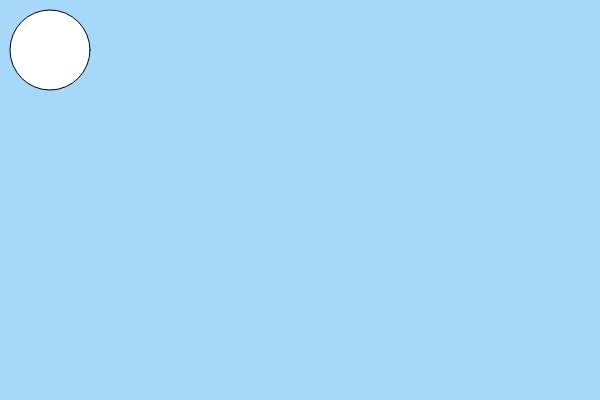
Frame 1 (no input)
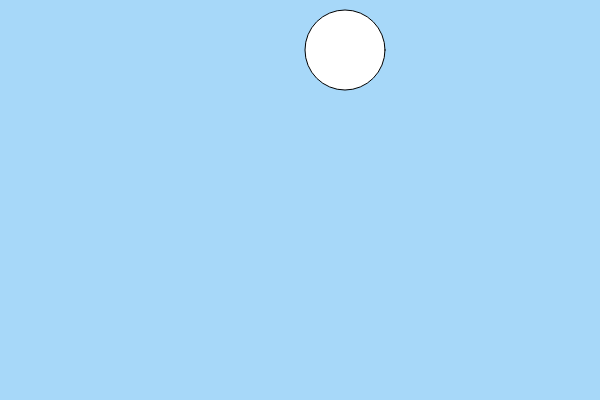
Frame 60 (no input)
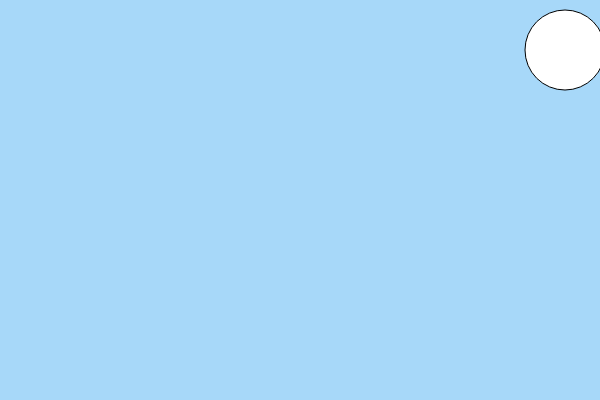
Frame 120 (the mouse pressed at the canvas centre since frame 60)

The p5.js sketch that drew these frames (run headless with seeded random() and noise() and a simulated clock; from frame 60 on, the mouse is pressed at the canvas centre):

// p5.js sketch
// ── sketch.js
var x = 50;
var y = 50;
var vel = 5;

function setup() {
  createCanvas(600, 400);
  background('#a7d8f9');
}

function draw() {
  background('#a7d8f9');
  ellipse(x, y, 80, 80);
  x += vel;

  if (x > width || x < 0) {
    vel = -vel;
  }
}
